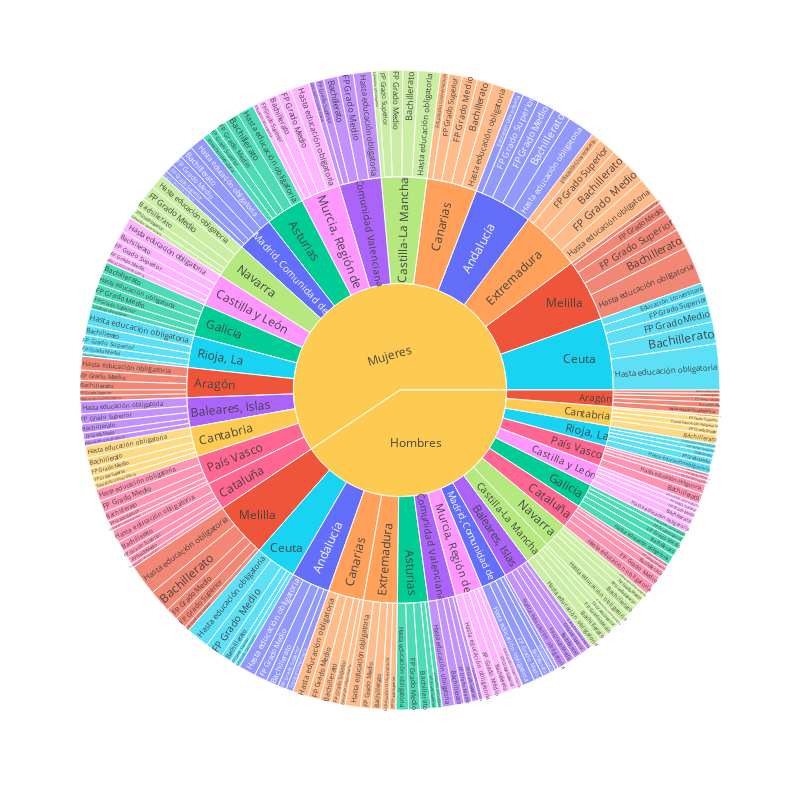

This figure's notebook cell:
### Code cell
df = pd.read_excel('C:\\Users\\guill\\Desktop\\tasa_paro.xlsx')
fig = px.sunburst(df, path=['Sexo', 'Territorio', 'Nivel educativo'], values='Tasa_paro', color='Territorio', width=800, height=800)
fig.show()

### Figure 1 — Plotly figure (JSON) as saved in the notebook; plotly's stock layout.template omitted (floating-point values rounded to 4 significant figures; data arrays with more than 128 entries replaced by an {"elided": "..."} marker saying what was removed)
{"data": [{"branchvalues": "total", "customdata": {"elided": "230x1 str values"}, "domain": {"x": [0, 1], "y": [0, 1]}, "hovertemplate": "labels=%{label}<br>Tasa_paro=%{value}<br>parent=%{parent}<br>id=%{id}<br>Territorio=%{customdata[0]}<extra></extra>", "ids": {"elided": "230 str values"}, "labels": {"elided": "230 str values"}, "marker": {"colors": {"elided": "230 str values"}}, "name": "", "parents": {"elided": "230 str values"}, "type": "sunburst", "values": {"elided": "230 float values"}}], "layout": {"height": 800, "legend": {"tracegroupgap": 0}, "margin": {"t": 60}, "width": 800}}
